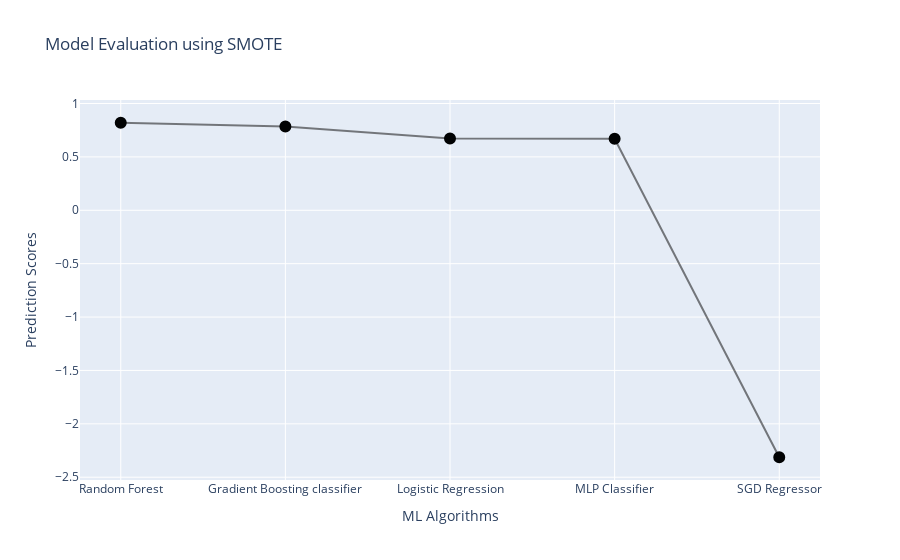

Notebook code cell kept with this figure:
### Code cell
df_best_scores
import plotly.graph_objects as go
from plotly.offline import init_notebook_mode, iplot
#create traces
fig = go.Figure()
trace1 = go.Scatter(
    x = smote_model['Model'],
    y= smote_model['best_score'],
    name='Algorithm Name',
    marker =dict(color='rgba(0,0,0,0.5)',
               line =dict(color='rgb(1,2,3)',width=6)),
                text=df_best_scores.Model
)
data = [trace1]

layout = go.Layout(barmode = "group",
                  xaxis= dict(title= 'ML Algorithms',ticklen= 5,zeroline= False),
              yaxis= dict(title= 'Prediction Scores',ticklen= 5,zeroline= False),
              title=go.layout.Title(text="Model Evaluation using SMOTE")
              )

fig = go.Figure(data = data, layout = layout)
# iplot(fig)
fig.show()

### Figure 1 — Plotly figure (JSON) as saved in the notebook; plotly's stock layout.template omitted (floating-point values rounded to 4 significant figures)
{"data": [{"marker": {"color": "rgba(0,0,0,0.5)", "line": {"color": "rgb(1,2,3)", "width": 6}}, "name": "Algorithm Name", "text": ["Random Forest", "Gradient Boosting classifier", "Logistic Regression", "MLP Classifier", "SGD Regressor"], "type": "scatter", "x": ["Random Forest", "Gradient Boosting classifier", "Logistic Regression", "MLP Classifier", "SGD Regressor"], "y": [0.8198, 0.7849, 0.6719, 0.6706, -2.313]}], "layout": {"barmode": "group", "title": {"text": "Model Evaluation using SMOTE"}, "xaxis": {"ticklen": 5, "title": {"text": "ML Algorithms"}, "zeroline": false}, "yaxis": {"ticklen": 5, "title": {"text": "Prediction Scores"}, "zeroline": false}}}
